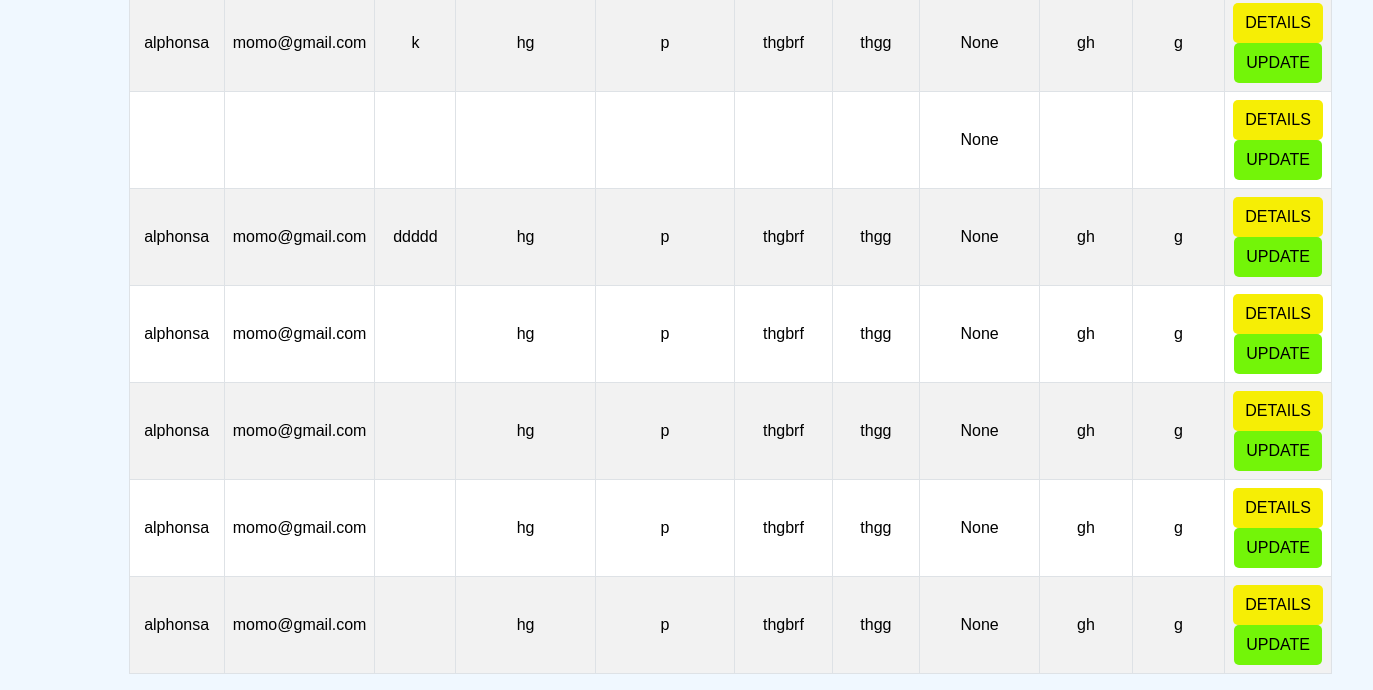
Before: / (lower part) with the older database file.
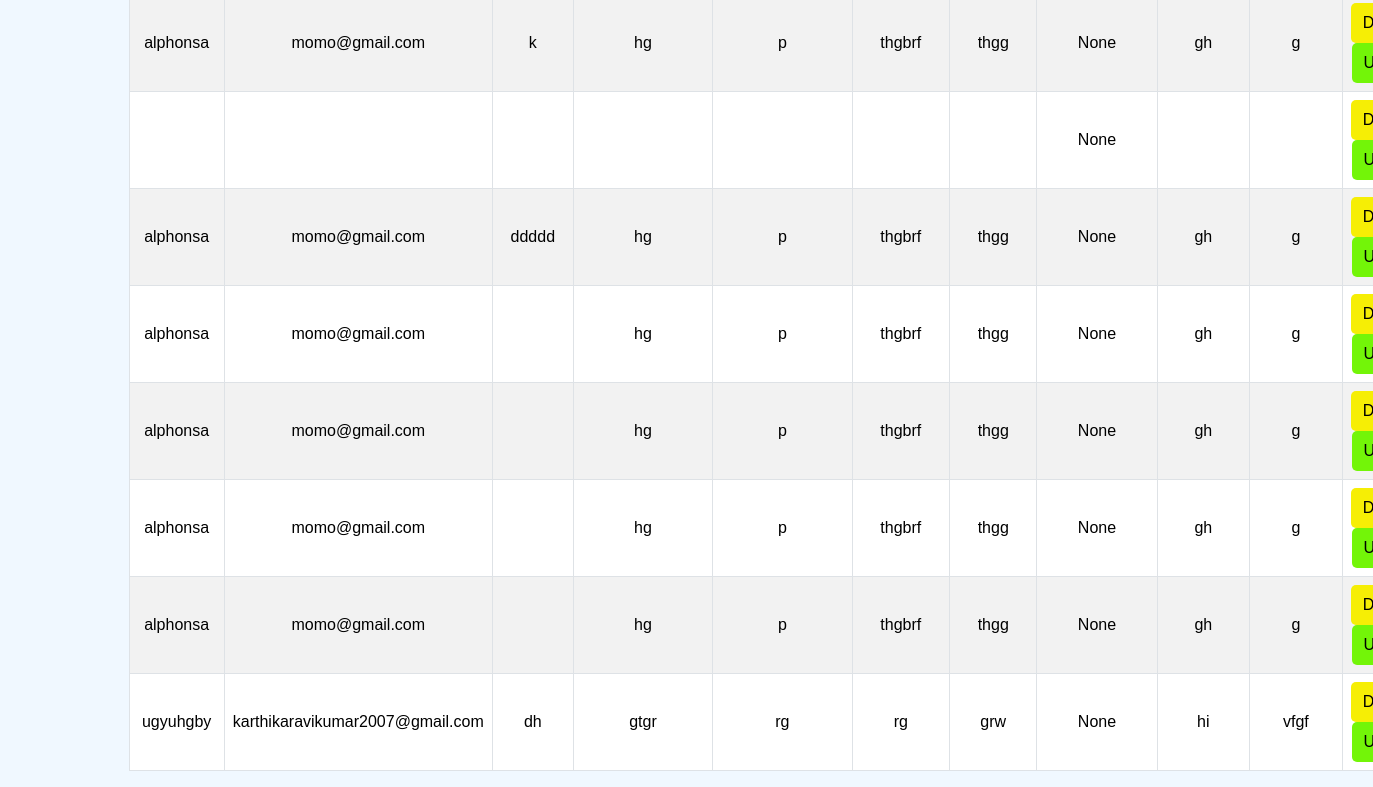
After: the same page with the newer database file.
### portfolio/models.py (models this page shows, shortened)
class Portfolio(models.Model):
    name = models.CharField(max_length=255, blank=True)  # Name can be blank
    email = models.EmailField(max_length=255, blank=True) # Email can be blank or null
    bio = models.TextField(blank=True, null=True)  # Bio can be blank or null
    company = models.CharField(max_length=255, blank=True, null=True)  # Company (optional)
    role = models.CharField(max_length=255, blank=True, null=True)  # Role (optional)
    work_experience = models.TextField(blank=True, null=True)  # Add work_experience field
    education = models.TextField(blank=True, null=True)
    years_of_experience = models.IntegerField(blank=True, null=True)  # Years of experience (optional)
    project_name = models.CharField(max_length=255)  # Project Name (mandatory)
    project_link = models.URLField(max_length=255, blank=True, null=True)  # Project Link (optional)
    certification_name = models.CharField(max_length=255, blank=True, null=True)  # Certification Name (optional)
    certification_link = models.URLField(max_length=255, blank=True, null=True)  # Certification Link (optional)

### portfolio/views.py (the view, shortened to what this page needs)
# urls.py: path('', views.portfolio_view),
def portfolio_view(request):
    users=Portfolio.objects.all()
    return render(request, 'portview.html',{'users':users})

### portfolio/templates/portview.html (shortened to what this page needs)
<!DOCTYPE html>
<html lang="en">
<head>
    <link href="https://cdn.jsdelivr.net/npm/bootstrap@5.3.3/dist/css/bootstrap.min.css" rel="stylesheet">
</head>
<body>
<div class="container">
    <table class="table table-striped table-bordered">
        <tbody>
            {% for user in users %}
            <tr class="text-center">
                <td>{{ user.name }}</td>
                <td>{{ user.email }}</td>
                <td>{{ user.bio }}</td>
                <td>{{ user.certification_name }}</td>
                <td>{{ user.certification_link }}</td>
                <td>{{ user.company }}</td>
                <td>{{ user.role }}</td>
                <td>{{ user.years_of_experience }}</td>
                <td>{{ user.project_name }}</td>
                <td>{{ user.project_link }}</td>
                <td>
                    <a href="{% url 'details' user.id %}" class="btn btn-info">DETAILS</a>
                    <a href="{% url 'update' user.id %}" class="btn btn-warning">UPDATE</a>
                </td>
            </tr>
            {% endfor %}
        </tbody>
    </table>
</div>
</body>
</html>

### portfolio/templates/portview.html (style rules this page uses)
body { background-color: #f0f8ff; font-family: 'Arial', sans-serif; color: #333; }
.container { margin-top: 50px; }
.table { border-radius: 10px; background-color: #ffffff; }
.btn-info, .btn-warning { border-radius: 5px; padding: 8px 12px; }
.btn-info { background-color: #f6ee05; border: none; }
.btn-warning { background-color: #73f508; border: none; }

Changed rows visible on the page:
added Portfolio: name "ugyuhgby", email "karthikaravikumar2007@gmail.com", bio "dh", certification_name "gtgr", certification_link "rg", company "rg", role "grw", years_of_experience "None", project_name "hi", project_link "vfgf"
